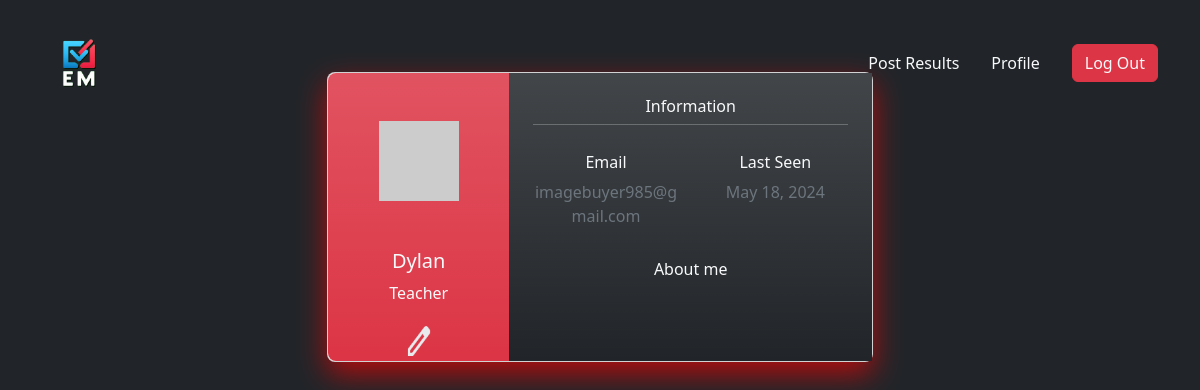
Page /Dylan/profile (signed in) on the committed database.
### app/models.py (models this page shows, shortened)
class User(UserMixin, db.Model):
    id = db.Column(db.Integer, primary_key=True)
    username = db.Column(db.String(64), index=True, unique=True)
    email = db.Column(db.String(128), unique=True, index=True)
    password_hash = db.Column(db.String(128))
    about_me = db.Column(db.String(140))
    last_seen = db.Column(db.DateTime, default=datetime.now)
    exams = db.relationship('Exams', backref='author', lazy='dynamic')
    def avatar(self, size):
        digest = md5(self.email.lower().encode('utf-8')).hexdigest()
        return f'https://www.gravatar.com/avatar/{digest}?d=identicon&s={size}'

### app/routes.py (the view)
@app.route('/<username>/profile')
@login_required
def profile(username):
    user = User.query.filter_by(username=username).first_or_404()
    return render_template(
        'profile.html',
        title="Profile",
        user=user
    )

### app/models.py (called while the page is built)
@login.user_loader
def load_user(id):
    return User.query.get(int(id))

### app/routes.py (called while the page is built)
@app.before_request
def before_request():
    if current_user.is_authenticated:
        current_user. last_seen = datetime. utcnow()
        db. session.commit ()

### app/templates/profile.html (shortened to what this page needs)
{% extends 'base.html' %}
{% block content %}
<br>
<section class="col-md-12" >
    <div class="container py-5 h-100">
      <div class="row d-flex justify-content-center align-items-center h-100">
        <div class="col col-lg-6 mb-4 mb-lg-0">
          <div class="card mb-3" style="border-radius: .5rem; box-shadow: rgba(255, 0, 0, 0.658) 0px 12px 30px;">
            <div class="row g-0">
              <div class="col-md-4 bg-danger bg-gradient text-light text-center"
                style="border-top-left-radius: .5rem; border-bottom-left-radius: .5rem;">
                <img src="{{ user.avatar(120) }}"
                  alt="Avatar" class="img-fluid my-5" style="width: 80px;" />
                <h5>{{ user.username }}</h5>
                <p>Teacher</p>
                <a href="{{ url_for('edit_profile') }}" class="text-danger"><img src="{{ url_for('static', filename='images/edit.png') }}" width="30px" height="40px"></a>
              </div>
              <div class="col-md-8 text-light bg-dark bg-gradient">
                <div class="card-body p-4">
                  <h6>Information</h6>
                  <hr class="mt-0 mb-4">
                  <div class="row pt-1">
                    <div class="col-6 mb-3">
                      <h6>Email</h6>
                      <p class="text-muted">{{ user.email }}</p>
                    </div>
                    <div class="col-6 mb-3">
                      <h6>Last Seen</h6>
                      <p class="text-muted">{{ moment(user.last_seen).format('ll') }}</p>
                    </div>
                  </div>
                  <h6>About me</h6>
                  </div>
                  <div class="d-flex justify-content-start">
                    <a href="#!"></a>
                    <a href="#!"></a>
                  </div>
                </div>
              </div>
            </div>
          </div>
        </div>
      </div>
    </div>
{% endblock %}

### app/templates/base.html (style rules this page uses)
body { background-color: rgb(33, 37, 41); text-align: center; color: white; }
a { color: white; display: inline-block; text-decoration: none; }

### rows in the picture
User: username "Dylan", email "imagebuyer985@gmail.com", last_seen "May 18, 2024"
